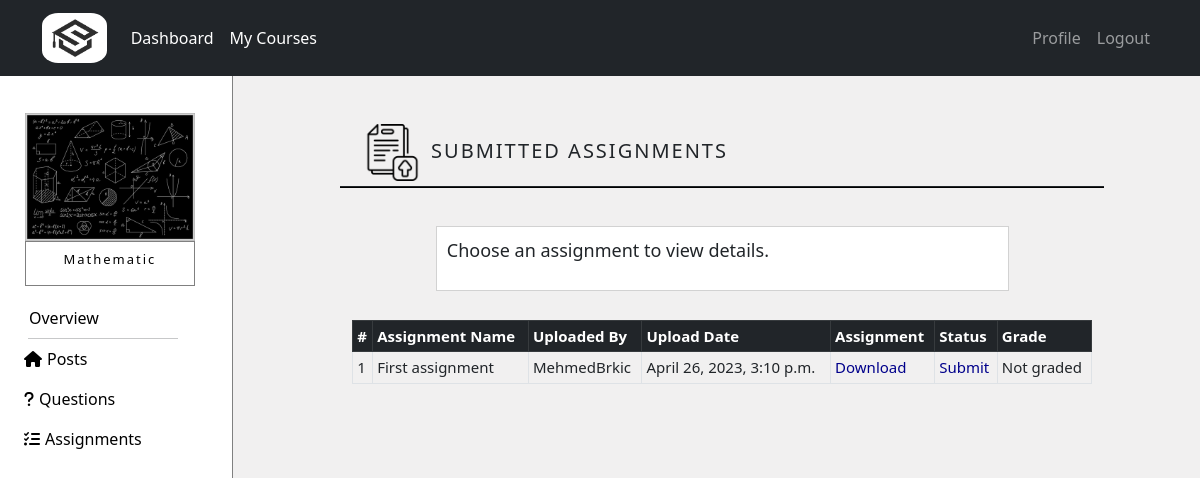
Page /courses/course/10/assignments (signed in) on the earlier database version.
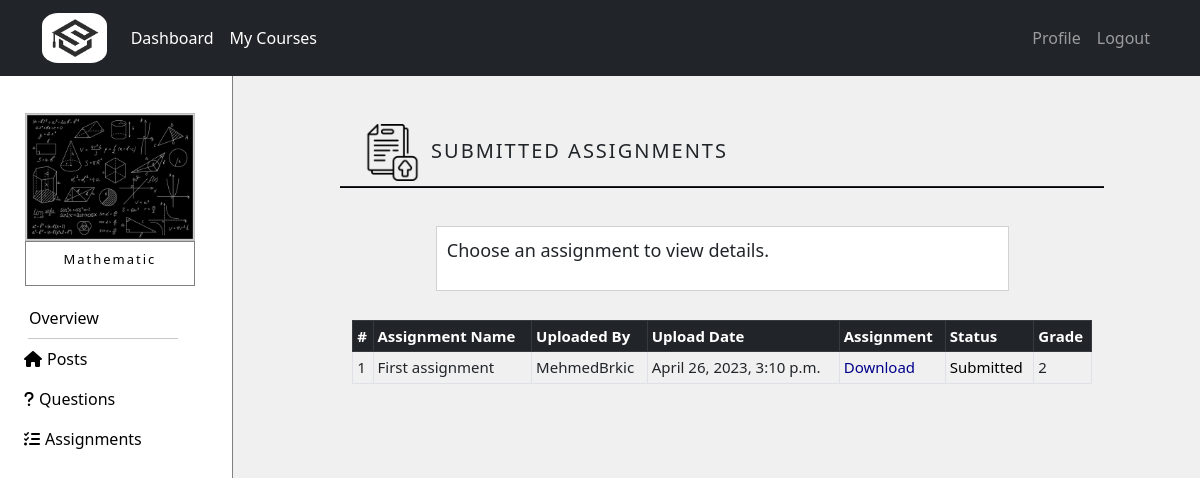
Same page on the later database version.
### courses/models.py (models this page shows, shortened)
class Course(models.Model):
    name = models.CharField(max_length=50)
    summary = models.CharField(max_length=500)
    image = models.ImageField(upload_to="courses_images",default="courses_images/default.jpg",blank=True)
    overview = models.TextField(null=True,blank=True)
    max_students = models.IntegerField(default=100)
    student_number = models.IntegerField(default=0)

class Assignment(models.Model):
    name = models.CharField(max_length=50)
    created_at = models.DateTimeField(auto_now=True)
    course = models.ForeignKey(Course,related_name='course_assignment',on_delete=models.CASCADE)
    tutor = models.ForeignKey(Tutor,related_name='tutor_assignment',on_delete=models.CASCADE)
    file_assignment = models.FileField(upload_to='assignments')
    class Meta:
        ordering = ['-created_at']

class Tutor(models.Model):
    user = models.OneToOneField(NewUser,on_delete=models.CASCADE,primary_key=True,related_name='Tutor')
    phone = models.IntegerField()
    course = models.ManyToManyField(Course,through="TutorCourse")

class NewUser(AbstractUser):
    is_student = models.BooleanField(default=False)
    is_tutor = models.BooleanField(default=False)

class Submission(models.Model):
    student = models.ForeignKey(Student,related_name='student_submission',on_delete=models.CASCADE)
    assignment = models.ForeignKey(Assignment,related_name='assignment_submission',on_delete=models.CASCADE)
    created_at = models.DateTimeField(auto_now=True)
    file_submission = models.FileField(upload_to='submissions')
    grade = models.IntegerField(null=True,blank=True)
    class Meta:
        ordering = ['-created_at']

### courses/views.py (the view)
# urls.py: path('course/<int:course_id>/assignments',views.view_assignments,name='assignments'),
@login_required
def view_assignments(request,course_id):
   if is_enrolled(request.user, course_id) is False:
      return HttpResponse('<html><body><h2 style="font-weight: lighter">Your do not have access to view this page!</h2><body></html>')
   course = get_object_or_404(Course,pk=course_id)
   assignments = Assignment.objects.filter(course=course)
   return render(request,'courses/assignments_details.html',{'course':course,'assignments':assignments})

### courses/templatetags/tag.py (called while the page is built)
@register.simple_tag
def getSubmissionsByUser(user):
    student = get_object_or_404(Student,user=user)
    submissions = Submission.objects.filter(student=student)
    return submissions

@register.simple_tag
def getAssignmentsBySubmissions(submissions):
    assignment_list = [x.assignment for x in submissions]
    return assignment_list

@register.filter
def getGrade(list, assignment):
    for s in list:
        if s.assignment.pk is assignment.pk:
            if s.grade is None:
                return 'Not graded'
            else:
                return s.grade
    return 'Not graded'

### courses/views.py (called while the page is built)
def is_enrolled(user, course_id):
   course = get_object_or_404(Course,pk=course_id)
   if user.is_tutor:
      tutor_courses = TutorCourse.objects.filter(course=course,tutor=user.Tutor)
      return tutor_courses.exists()
   else:
      student_courses = StudentCourse.objects.filter(course=course,student=user.Student)
      return student_courses.exists()

### templates/courses/assignments_details.html
{% extends 'courses/course.html' %}
{% block courseContent %}
{% load static %}
<div style="margin-left: auto; margin-right: auto; width:75%; margin-top: 5%; position: relative; margin-bottom: 5px;">
  <img class="col-sm-4 col-md-4 col-lg-4" src="{% static 'img/submitted.png' %}"
       style="width:8%;">
  <div class="col-sm-8 col-md-8 col-lg-8 availableCourses">
    <h5 class="title">SUBMITTED ASSIGNMENTS</h5>
  </div>
</div>
<hr style="width: 80%; margin-left: auto; margin-right: auto; background-color: black;
           opacity: 1; margin-top: 0; margin-bottom: 4%; height: 2px;">
{% if course %}
  <div class="row" style="width:60%; margin-left: auto; margin-right: auto; margin-top: 3%; margin-bottom: 3%;">
      {% block submissionBlock %}
      <div class="card" style="border-radius: 0; padding: 10px;">
        <p style="font-size: large;">Choose an assignment to view details.</p>
      </div>
      {% endblock %}
  </div>
  <div class="row positionCenter" style="margin-top: 2%; margin-bottom: 3%;">
    <div class="table-responsive">
        <table class="table table-sm table-bordered" style="font-size:15px; min-width: 600px;">
            <thead class="table-dark">
              <tr>
                <th scope="col">#</th>
                <th scope="col">Assignment Name</th>
                <th scope="col">Uploaded By</th>
                <th scope="col">Upload Date</th>
                <th scope="col">Assignment</th>
                <th scope="col">Status</th>
                <th scope="col">Grade</th>
              </tr>
            </thead>
            <tbody>
                  {% for assignment in assignments %}
                  <tr>
                      <td scope="row">{{ forloop.counter }}</td>
                      <td>{{assignment.name}}</td>
                      <td>{{assignment.tutor.user.username}}</td>
                      <td>{{assignment.created_at}}</td>
                      <td><a class="hoverTextRed" href="{{ assignment.file_assignment.url }}" style="text-decoration: none; color: darkblue;"
                             target="_blank">Download</a></td>
                    {% load tag %}
                    {% getSubmissionsByUser user as submissions %}
                    {% getAssignmentsBySubmissions submissions as assignment_list %}
                    {% if assignment in assignment_list %}
                      <td>
                        <form action="{% url 'submit_assignment' course_id=course.pk assignment_id=assignment.pk %}" method="GET">
                          <button style="all: unset; cursor: pointer;" name="submitted_button"
                                  type="submit" value="Submitted">
                                <a class="hoverText" style="text-decoration: none; color: black;">Submitted
                                </a>
                          </button>
                        </form>
                      </td>
                      <td>{{ submissions|getGrade:assignment }}</td>
                    {% else %}
                      <td><a class="hoverTextRed" href="{% url 'submit_assignment' course_id=course.pk assignment_id=assignment.pk %}"
                        style="text-decoration: none; color: darkblue;">Submit</a></td>
                        <td>Not graded</td>
                    {% endif %}
                  </tr>
                  {% endfor%}
            </tbody>
      </table>
    </div>
  </div>
{% endif %}
{% endblock %}

### templates/courses/course.html (shortened to what this page needs)
{% extends 'courses/dashboard.html' %}
{% block content_courses %}
{% load static %}
{% if course %}
<div class="row no-gutters">
  <div id="left-gutter" class="col-sm-1 col-md-2 col-lg-2 no-gutters" style="width: 20%; height: 100vh; background-color: white; padding: 0; border-right: 1px solid gray;">
    <div class="card" style="width: 70%; margin-top: 15%;
                             margin-left: auto; margin-right: auto; border: none;">
      <img src="{{course.image.url}}" class="card-img-top" style="border-radius: 0%;" alt="Cover">
        <div class="card-body" style="border: 1px solid gray; padding: 10px 0px 10px 0px;">
          <h4 class="card-title courseDetails courseTitle"
              style="text-align: center; color: black; letter-spacing: 2px; font-weight: lighter;">{{course.name}}</h4>
        </div>
    </div>
    <div class="nav flex-column" style="margin-top: 5%; width: 100%;">
      <div id="miniMeni">
        <a class="nav-link hoverMeni" href="{% url 'overview' course_id=course.pk %}" style="color: black;">
          Overview
        </a>
        <hr id="line">
        {% if user.is_student %}
        <a class="nav-link hoverMeni" href="{% url 'course' course_id=course.pk %}" style="color: black;">
          <i class="fa-solid fa-house" style="margin-right: 5px;"></i>Posts
        </a>
        {% else %}
        <a class="nav-link hoverMeni" href="{% url 'tutor_course' course_id=course.pk %}" style="color: black;">
          <i class="fa-solid fa-house" style="margin-right: 5px;"></i>Posts
        </a>
        {% endif %}
        <a class="nav-link hoverMeni" href="{% url 'view_questions_tutor' course_id=course.pk %}" style="color: black;">
          <i class="fa-solid fa-question" style="margin-right: 5px;"></i>Questions
        </a>
        <a class="nav-link hoverMeni" href="{% url 'assignment_overview' course_id=course.pk %}" style="color: black;">
          <i class="fa-solid fa-list-check" style="margin-right: 5px;"></i>Assignments
        </a>
      </div>
    </div>
  </div>
  <div id="right-gutter" class="col-sm-11 col-md-10 col-lg-10 no-gutters">
    {% block courseContent%}{% endblock %}
  </div>
</div>
{% endif %}
{% endblock %}

### templates/courses/dashboard.html (shortened to what this page needs)
<!DOCTYPE html>
{% load static %}
<html lang="en">
    <head>
        <link href="https://cdn.jsdelivr.net/npm/bootstrap@5.2.3/dist/css/bootstrap.min.css" rel="stylesheet">
        <link rel="stylesheet" href="https://cdnjs.cloudflare.com/ajax/libs/font-awesome/6.2.1/css/all.min.css">
        <link rel="stylesheet" href="{% static 'css/style.css' %}"/>
        <link rel="stylesheet" href="{% static 'css/login.css' %}"/>
    </head>
    <body id="page-top" style="background-color: rgb(241, 240, 240);">
        <nav class="navbar navbar-expand-lg navbar-dark bg-dark static-top">
            <div class="container">
              <a class="navbar-brand" href="{% url 'dashboard' %}">
                <img src="{% static 'img/logo.png' %}" style="border-radius: 25%;" alt="..." height="50px">
              </a>
              <div class="collapse navbar-collapse" id="navbarSupportedContent">
                <ul class="navbar-nav">
                    <li class="nav-item">
                      <a class="nav-link active" aria-current="page" href="{% url 'dashboard' %}">Dashboard</a>
                    </li>
                    {% if user.is_student %}
                    <li class="nav-item">
                      <a class="nav-link active" aria-current="page" href="{% url 'my_courses' %}">My Courses</a>
                    </li>
                    {% endif %}
                  </ul>
                <ul class="navbar-nav ms-auto">
                  <li class="nav-item">
                    <a class="nav-link" href="{% url 'profile' pk=user.pk %}">Profile</a>
                  </li>
                  {% if user.is_authenticated %}
                  <li class="nav-item">
                    <a class="nav-link" href="{% url 'logout' %}">Logout</a>
                  </li>
                  {% endif %}
                </ul>
              </div>
            </div>
        </nav>
        {% if user.is_authenticated %}
          {% block content_courses %}{% endblock %}
        {% endif %}
    </body>
</html>

### static/css/style.css (style rules this page uses)
html { scroll-behavior: smooth; }
*, *:before, *:after { box-sizing: border-box; }
body { margin: 0; padding: 0; }

### static/css/login.css (style rules this page uses)
.availableCourses { position:absolute; bottom: 10px; display: inline-block; }
.title { margin-left: 2%; letter-spacing: 2px; }
.courseDetails { opacity: 0.99; color: white; }
.positionCenter { margin-left: auto; margin-right: auto; width: 80%; }

### templates/courses/course.html (style rules this page uses)
@media screen and (min-width: 1000px) { body { overflow-x: hidden; overflow-y: hidden; } }
#miniMeni { margin-left: 50px; }
#line { width: 200px; margin-left: 10px; margin-right: auto; margin-top: 0px; margin-bottom: 0px; }
#right-gutter { width: 80%; height: 100vh; overflow: scroll; }
@media screen and (min-width: 900px) and (max-width: 1400px) { #miniMeni { margin-left: 20px; } }
@media screen and (min-width: 900px) and (max-width: 1400px) { #line { width: 150px; margin-left: 20px; } }
@media screen and (min-width: 900px) and (max-width: 1400px) { .courseTitle { font-size: small; } }

Differences in the rows shown:
computed for Assignment "First assignment": text "Submit Not graded" → "Submitted"
added Submission: assignment+grade "2"
